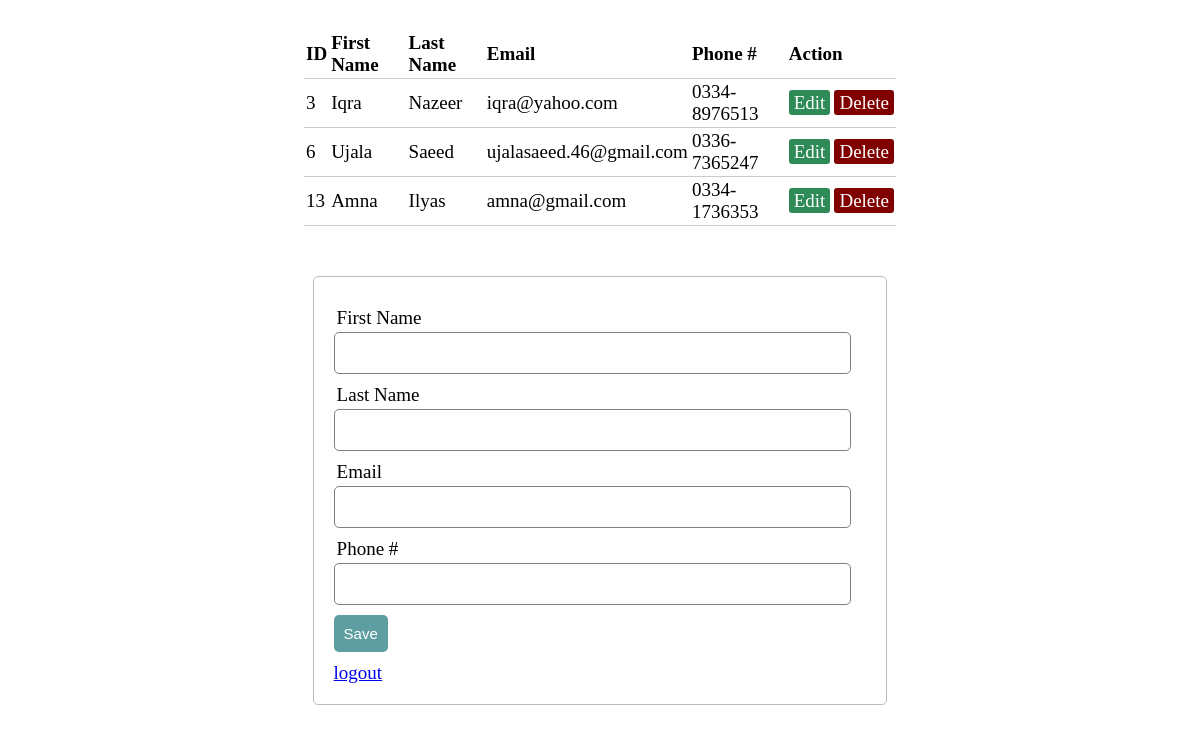
The app's page /index.php (signed in) with its own data.
### tables this page shows
CREATE TABLE `ph_dir` (
  `id` int(40) NOT NULL,
  `f_name` varchar(255) NOT NULL,
  `l_name` varchar(255) NOT NULL,
  `email` varchar(255) NOT NULL,
  `ph_no` varchar(255) NOT NULL
);

### code.php (called while the page is built, shortened)
<?php
	$db = mysqli_connect('localhost', 'root', '', 'phone_directory');
	$f_name = "";
	$l_name = "";
	$email="";
	$ph_no="";
	$edit_state = false;
$results=mysqli_query($db,"SELECT * FROM ph_dir ");
?>

### index.php (the view, shortened to what this page needs)
<?php
include('code.php');
?>
<!DOCTYPE html>
<html>
<head>
<link rel="stylesheet" type="text/css" href="style.css">
</head>
<body>
	<table>
	<thead>
	<tr>
	<th>ID</th>
	<th>First Name</th>
	<th>Last Name</th>
	<th>Email</th>
	<th>Phone #</th>
	<th colspan="2">Action</th>
	<tbody>
	<?php while($row=mysqli_fetch_array($results)){?>
	<tr>
	<td><?php echo $row['id'];?></td>
	<td><?php echo $row['f_name'];?></td>
	<td><?php echo $row['l_name'];?></td>
	<td><?php echo $row['email'];?></td>
	<td><?php echo $row['ph_no'];?></td>
	<td>
	<a class="edit_btn" href="index.php?edit=<?php echo $row['id']; ?>">Edit</a>
	</td>
	<td>
	<a class="del_btn" href="code.php?del=<?php echo $row['id']; ?>">Delete</a>
	</td>
	</tr>
	<?php } ?>
	</tbody>
	</tr>
	</thead>
	</table>
	<form method="post" action="code.php" >
		<div class="input-group">
			<label>First Name</label>
			<input type="text" name="f_name" value="<?php echo $f_name; ?>">
		</div>
		<div class="input-group">
			<label>Last Name</label>
			<input type="text" name="l_name" value="<?php echo $l_name; ?>">
		</div>
		<div class="input-group">
			<label>Email</label>
			<input type="text" name="email" value="<?php echo $email; ?>">
		</div>
		<div class="input-group">
			<label>Phone #</label>
			<input type="text" name="ph_no" value="<?php echo $ph_no; ?>">
		</div>
		<div class="input-group">
			<?php if($edit_state==false): ?>
			<button class="btn" type="submit" name="save" >Save</button>
			<?php else: ?>
			<button class="btn" type="submit" name="update" >Update</button>
			<?php endif ?>
		</div>
		<?php
if($_SESSION['logedin']==1){
echo '<a href="logout.php">logout</a>';
}else{
	header('location:login.php');
}
?>
	</form>
</body>
</html>

### style.css (style rules this page uses)
body { font-size: 19px; }
table { width: 50%; margin: 30px auto; border-collapse: collapse; text-align: left; }
tr { border-bottom: 1px solid #cbcbcb; }
th, td { border: none; height: 30px; padding: 2px; }
form { width: 45%; margin: 50px auto; text-align: left; padding: 20px; border: 1px solid #bbbbbb; border-radius: 5px; }
.input-group { margin: 10px 0px 10px 0px; }
.input-group label { display: block; text-align: left; margin: 3px; }
.input-group input { height: 30px; width: 93%; padding: 5px 10px; font-size: 16px; border-radius: 5px; border: 1px solid gray; }
.btn { padding: 10px; font-size: 15px; color: white; background: #5F9EA0; border: none; border-radius: 5px; }
.edit_btn { text-decoration: none; padding: 2px 5px; background: #2E8B57; color: white; border-radius: 3px; }
.del_btn { text-decoration: none; padding: 2px 5px; color: white; border-radius: 3px; background: #800000; }

### records on screen
ph_dir: id "3", f_name "Iqra", l_name "Nazeer", email "iqra@yahoo.com", ph_no "0334-8976513"
ph_dir: id "6", f_name "Ujala", l_name "Saeed", email "ujalasaeed.46@gmail.com", ph_no "0336-7365247"
ph_dir: id "13", f_name "Amna", l_name "Ilyas", email "amna@gmail.com", ph_no "0334-1736353"
